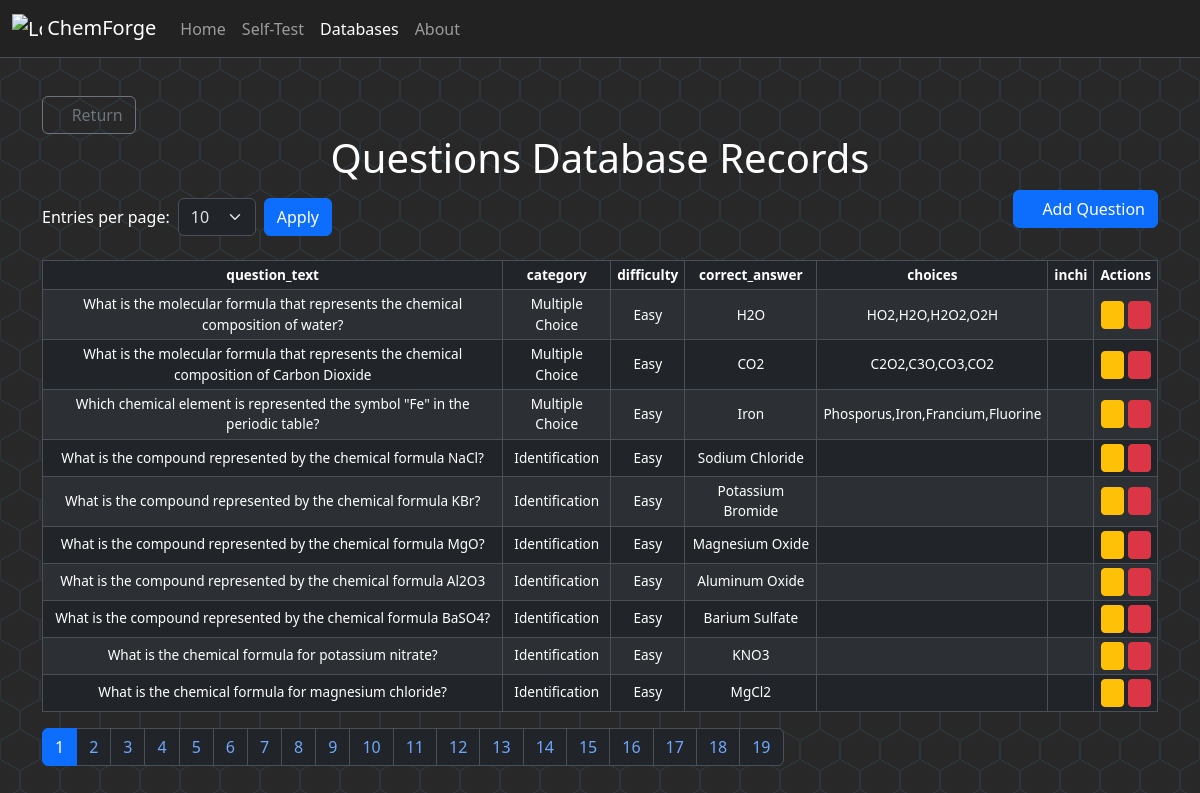
Screenshot of /questions_database with the database file from the repository.
### tables this page shows
CREATE TABLE questions (
id INTEGER PRIMARY KEY AUTOINCREMENT,
question_text TEXT NOT NULL,
category TEXT CHECK(category IN ('Identification','Multiple Choice')) NOT NULL,
difficulty TEXT CHECK(difficulty IN ('Easy', 'Hard')) NOT NULL,
correct_answer TEXT NOT NULL,
choices TEXT,
inchi TEXT
);

### app.py (the view)
@app.route('/questions_database', methods=['GET'])
def questions_database():
    per_page = request.args.get("per_page", 10, type=int)
    page = request.args.get("page", 1, type=int)
    data, total_count = chemcursor.questions_database_retrieval(page, per_page)
    return render_template('questions_database.html', database='Questions', data=data, total_count=total_count, per_page=per_page, page=page)

### chemcursor.py (called while the page is built)
def get_paginated_data(query, page, per_page, db_name):
    offset = (page - 1) * per_page
    connection = sqlite3.connect(db_name)
    connection.row_factory = sqlite3.Row
    cursor = connection.cursor()
    cursor.execute(query + " LIMIT ? OFFSET ?", (per_page, offset))
    data = [dict(row) for row in cursor.fetchall()]
    cursor.execute("SELECT COUNT(*) FROM (" + query + ")")
    total_count = cursor.fetchone()[0]
    connection.close()
    return data, total_count

def questions_database_retrieval(page, per_page):
    query = "SELECT * FROM questions"
    return get_paginated_data(query, page, per_page, "questions.db")

### templates/questions_database.html (shortened to what this page needs)
{% extends "layout.html" %}
{% block main %}
<div class="container">
    <div id="controls">
        <a href="/databases" class="btn btn-outline-secondary"><i class="bi bi-arrow-left"></i> Return</a>
    </div>
    <h1 class="text-center">{{ database }} Database Records</h1>
    <div class="d-flex justify-content-between align-items-center mb-3">
        <form method="get" action="{{ url_for('compounds_database' if database == 'Compounds' else 'questions_database') }}" class="d-flex align-items-center">
            <label for="per_page" class="me-2 text-nowrap">Entries per page:</label>
            <select name="per_page" id="per_page" class="form-select me-2 select_pages">
                {% for option in [10, 25, 50, 75, 100] %}
                    <option value="{{ option }}" {% if option == per_page %}selected{% endif %}>{{ option }}</option>
                {% endfor %}
            </select>
            <button type="submit" class="btn btn-primary">Apply</button>
        </form>
        <button type="button" class="btn btn-primary mb-3" data-bs-toggle="modal" data-bs-target="#addEntryModal">
            <i class="bi bi-plus-circle"></i> Add Question
        </button>
    </div>
    <table class="table table-bordered table-striped" id="questions_database_table">
        <thead>
            <tr>
                {% for header in data[0].keys() if header != 'id' %}
                    <th>{{ header }}</th>
                {% endfor %}
                <th>Actions</th>
            </tr>
        </thead>
        <tbody>
            {% for row in data %}
            <tr>
                {% for key, value in row.items() if key != 'id' %}
                    <td>{{ value }}</td>
                {% endfor %}
                <td>
                    <div class="tbl_btn-container">
                        <a href="#" class="btn btn-warning btn-sm edit-btn"
                            data-id="{{ row['id'] }}" data-question="{{ row['question_text'] }}"
                            data-category="{{ row['category'] if 'category' in row else '' }}" data-difficulty="{{ row['difficulty'] if 'difficulty' in row else '' }}"
                            data-choices="{{ row['choices'] if 'choices' in row else '' }}" data-correct_answer="{{ row['correct_answer'] if 'correct_answer' in row else '' }}"
                            data-inchi="{{ row['inchi'] if 'inchi' in row else '' }}"
                            data-bs-toggle="modal" data-bs-target="#editEntryModal">
                            <i class="bi bi-pencil-fill"></i>
                        </a>
                        <a href="#" class="btn btn-danger btn-sm delete-btn" data-id="{{ row['id'] }}" data-bs-toggle="modal" data-bs-target="#deleteEntryModal">
                            <i class="bi bi-trash-fill"></i>
                        </a>
                    </div>
                </td>
            </tr>
            {% endfor %}
        </tbody>
    </table>
    <nav>
        <ul class="pagination">
            {% set total_pages = (total_count // per_page) + (1 if total_count % per_page > 0 else 0) %}
            {% for p in range(1, total_pages + 1) %}
                <li class="page-item {% if p == page %}active{% endif %}">
                    <a class="page-link" href="{{ url_for('compounds_database' if database == 'Compounds' else 'questions_database', page=p, per_page=per_page) }}">{{ p }}</a>
                </li>
            {% endfor %}
        </ul>
    </nav>
</div>
{% endblock %}

### templates/layout.html (shortened to what this page needs)
<!DOCTYPE html>
<html lang="en" data-bs-theme="dark">
<head>
    <link rel="stylesheet" href="{{ url_for('static', filename='bootstrap-icons.css') }}">
    <link href="{{ url_for('static', filename='bootstrap/css/bootstrap.min.css') }}" rel="stylesheet">
    <link href="{{ url_for('static', filename='styles.css') }}" rel="stylesheet">
</head>
<body>
    <nav class="navbar navbar-expand-md border-bottom border-body fixed-top bg-dark navbar-dark">
        <div class="container-fluid">
          <a class="navbar-brand" href="/index">
            <img src="{{ url_for('static', filename='logo.png') }}" alt="Logo" width="30" height="30" class="d-inline-block align-text-top">
            ChemForge
          </a>
          <div class="collapse navbar-collapse" id="navbarNav">
            <ul class="navbar-nav">
              <li class="nav-item">
                <a class="nav-link {% if request.path in ['/index', '/result'] %}active{% endif %}" href="/index">Home</a>
              </li>
              <li class="nav-item">
                <a class="nav-link {% if request.path in ['/test-difficulty', '/test'] %}active{% endif %}" href="/test-difficulty">Self-Test</a>
              </li>
              <li class="nav-item">
                <a class="nav-link {% if request.path in ['/databases', '/questions_database', '/compounds_database'] %}active{% endif %}" href="/databases">Databases</a>
              </li>
              <li class="nav-item">
                <a class="nav-link {% if request.path == '/about' %}active{% endif %}" href="/about">About</a>
              </li>
            </ul>
          </div>
        </div>
    </nav>
    <main class="mt-5 pt-5">
        {% block main %}{% endblock %}
    </main>
</body>
</html>

### static/styles.css (style rules this page uses)
body { width: 100%; height: 100%; background: radial-gradient( circle farthest-side at 0% 50%, #282828 23.5%, rgba(255, 170, 0, 0) 0 ) 21px 30px, radial-gradient( circle farthest-side at 0% 50%, #2c3539 24%, rgba(240, 166, 17, 0) 0 ) 19px 30px, linear-gradient( #282828 14%, rgba(240, 166, 17, 0) 0, rgba(240, 166, 17, 0) 85%, #282828 0 ) 0 0, linear-gradient( 150deg, #282828 24%, #2c3539 0, #2c3539 26%, rgba(240, 166, 17, 0) 0, rgba(240, 166, 17, 0) 74%, #2c3539 0, #2c3539 76%, #282828 0 ) 0 0, linear-gradient( 30deg, #282828 24%, #2c3539 0, #2c3539 26%, rgba(240, 166, 17, 0) 0, rgba(240, 166, 17, 0) 74%, #2c3539 0, #2c3539 76%, #282828 0 ) 0 0, linear-gradient(90deg, #2c3539 2%, #282828 0, #282828 98%, #2c3539 0%) 0 0 #282828; background-size: 40px 60px; }
.navbar { background-color: rgb(34, 34, 34) !important; }
body, main, #navbarNav .active, .navbar { color: white; }
main { margin: 75px 10px 10px; }
.select_pages { max-width: 100px; display: inline-block; }
#compounds_database_table, #questions_database_table { font-size: 0.85rem; }
#compounds_database_table th, #compounds_database_table td, #questions_database_table th, #questions_database_table td { padding: 4px 6px; text-align: center; vertical-align: middle; }
#compounds_database_table .btn-sm, #questions_database_table .btn-sm { font-size: 0.75rem; padding: 4px 6px; margin: auto; display: inline-block; justify-content: center; align-items: center; gap: 5px; }

### rows the page displays
questions: question_text "What is the molecular formula that represents the chemical composition of water?", category "Multiple Choice", difficulty "Easy", correct_answer "H2O", choices "HO2,H2O,H2O2,O2H"
questions: question_text "What is the molecular formula that represents the chemical composition of Carbon Dioxide", category "Multiple Choice", difficulty "Easy", correct_answer "CO2", choices "C2O2,C3O,CO3,CO2"
questions: question_text "Which chemical element is represented the symbol \"Fe\" in the periodic table?", category "Multiple Choice", difficulty "Easy", correct_answer "Iron", choices "Phosporus,Iron,Francium,Fluorine"
questions: question_text "What is the compound represented by the chemical formula NaCl?", category "Identification", difficulty "Easy", correct_answer "Sodium Chloride"
questions: question_text "What is the compound represented by the chemical formula KBr?", category "Identification", difficulty "Easy", correct_answer "Potassium Bromide"
questions: question_text "What is the compound represented by the chemical formula MgO?", category "Identification", difficulty "Easy", correct_answer "Magnesium Oxide"
questions: question_text "What is the compound represented by the chemical formula Al2O3", category "Identification", difficulty "Easy", correct_answer "Aluminum Oxide"
questions: question_text "What is the compound represented by the chemical formula BaSO4?", category "Identification", difficulty "Easy", correct_answer "Barium Sulfate"
questions: question_text "What is the chemical formula for potassium nitrate?", category "Identification", difficulty "Easy", correct_answer "KNO3"
questions: question_text "What is the chemical formula for magnesium chloride?", category "Identification", difficulty "Easy", correct_answer "MgCl2"

### other values shown
{{ database }} "Questions"
{{ header }} "question_text" "category" "difficulty" "correct_answer" "choices" "inchi"
{{ p }} "1" "2" "3" "4" "5" "6" "7" "8" "9" "10" "11" "12" "13" "14" "15" "16" "17" "18" "19"
form field per_page "10"
